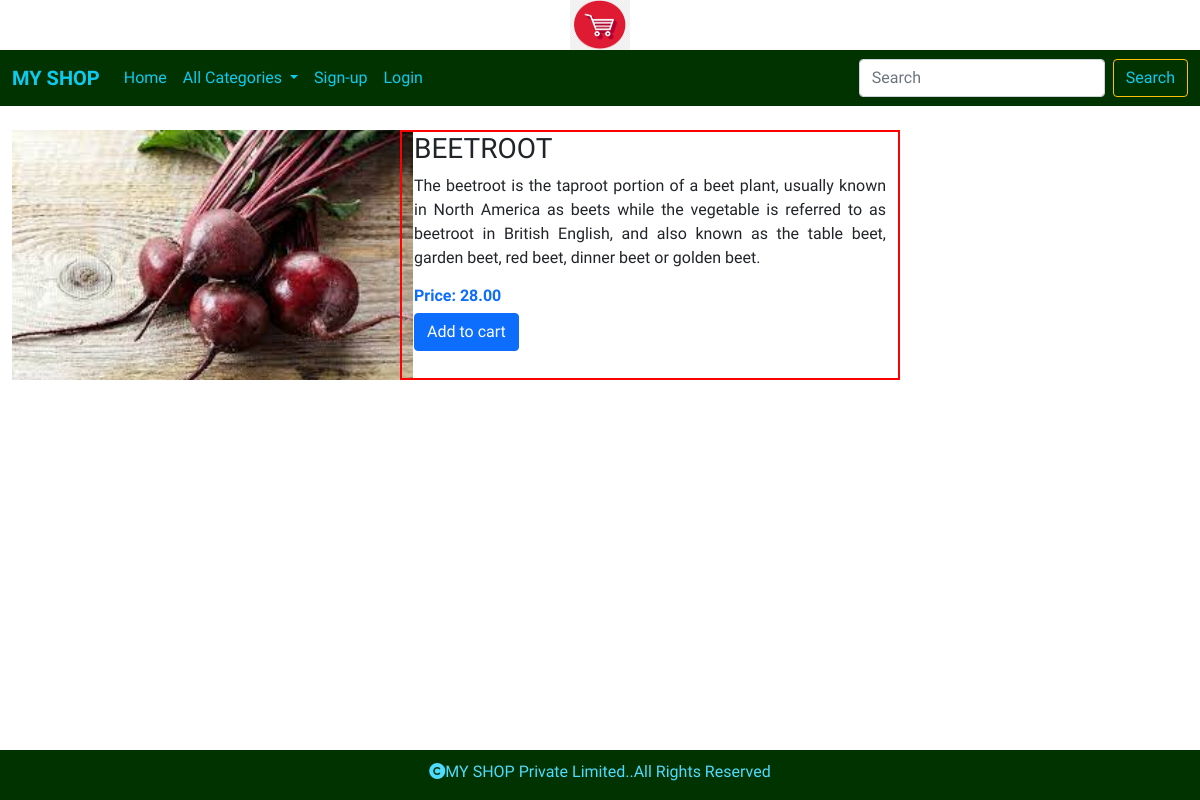
Page /productdetails/Beetroot on the committed database.
### shop/models.py (models this page shows, shortened)
class Product(models.Model):
    pname=models.CharField(max_length=200)
    description=models.TextField()
    image=models.ImageField(upload_to='shop/product',null=True,blank=True)
    price=models.DecimalField(max_digits=10,decimal_places=2)
    category=models.ForeignKey(Category,on_delete=models.CASCADE)
    stock=models.IntegerField()
    available=models.BooleanField(default=True)
    created=models.DateTimeField(auto_now_add=True)
    updated=models.DateTimeField(auto_now_add=True)

### shop/views.py (the view)
# urls.py: path('productdetails/<p>',views.productdetails,name="productdetails"),
def productdetails(request,p):
    d=Product.objects.get(pname=p)
    return render(request,'productdetails.html',{'d':d})

### cart/context_processors.py (called while the page is built, shortened)
def counter(request):
    item_count=0
    return {'count':item_count}

### shop/context_processors.py (called while the page is built)
def menu_links(request):
    links=Category.objects.all()
    return {'links':links}

### templates/productdetails.html
<!DOCTYPE html>
{% extends 'base.html' %}
{% load static %}
{% block content %}
<div class="container-fluid mt-4">
    <div class="row">
        <div class="col-sm-4">
            {% if d.stock <= 0 %}
            <img src="{{d.image.url}}" style="height:250px;opacity:0.5;">
            {% else %}
            <img src="{{d.image.url}}" style="height:250px;">
            {% endif %}
        </div>
        <div class="col-sm-5" style="border:2px solid red;height:250px;">
            <h3 class="text-uppercase">{{d.pname}}</h3>
            <p style="text-align:justify;">{{d.description}}</p>
            <h6 class="fw-bold text-primary">Price: {{d.price}}</h6>
            {% if user.is_superuser != True %}
            {% if d.stock <= 0 %}
            <h4 class="mt2 text-danger">Out of stock</h4>
            {% else %}
            <a href="{% url 'cart:add_to_cart' d.pname %}" class="btn btn-primary">Add to cart</a>
            {% endif %}
        {% else %}
            {% if d.stock <= 0 %}
            <a href="{% url 'admin:index' %}">Add To Stock</a>
            {% endif %}
        {% endif %}
        </div>
    </div>
    </div>
{% endblock %}

### static/css/style.css (style rules this page uses)
body { font-family: 'Oxygen', sans-serif; }

### rows in the picture
Product: image (picture), pname "BEETROOT", description "The beetroot is the taproot portion of a beet plant, usually known in North America as beets while the vegetable is referred to as beetroot in British English, and also known as the table beet, garden beet, red beet, dinner beet or golden beet.", price "28.00"
